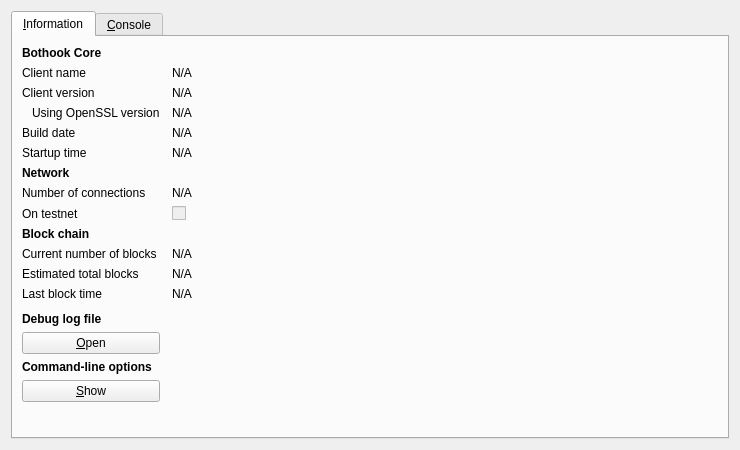
<?xml version="1.0" encoding="UTF-8"?>
<ui version="4.0">
 <class>RPCConsole</class>
 <widget class="QDialog" name="RPCConsole">
  <property name="geometry">
   <rect>
    <x>0</x>
    <y>0</y>
    <width>740</width>
    <height>450</height>
   </rect>
  </property>
  <property name="windowTitle">
   <string>Bothook - Debug window</string>
  </property>
  <layout class="QVBoxLayout" name="verticalLayout_2">
   <item>
    <widget class="QTabWidget" name="tabWidget">
     <property name="currentIndex">
      <number>0</number>
     </property>
     <widget class="QWidget" name="tab_info">
      <attribute name="title">
       <string>&amp;Information</string>
      </attribute>
      <layout class="QGridLayout" name="gridLayout" columnstretch="0,1">
       <property name="horizontalSpacing">
        <number>12</number>
       </property>
       <item row="0" column="0">
        <widget class="QLabel" name="label_9">
         <property name="font">
          <font>
           <weight>75</weight>
           <bold>true</bold>
          </font>
         </property>
         <property name="text">
          <string>Bothook Core</string>
         </property>
        </widget>
       </item>
       <item row="1" column="0">
        <widget class="QLabel" name="label_5">
         <property name="text">
          <string>Client name</string>
         </property>
        </widget>
       </item>
       <item row="1" column="1">
        <widget class="QLabel" name="clientName">
         <property name="cursor">
          <cursorShape>IBeamCursor</cursorShape>
         </property>
         <property name="text">
          <string>N/A</string>
         </property>
         <property name="textFormat">
          <enum>Qt::PlainText</enum>
         </property>
         <property name="textInteractionFlags">
          <set>Qt::LinksAccessibleByMouse|Qt::TextSelectableByKeyboard|Qt::TextSelectableByMouse</set>
         </property>
        </widget>
       </item>
       <item row="2" column="0">
        <widget class="QLabel" name="label_6">
         <property name="text">
          <string>Client version</string>
         </property>
        </widget>
       </item>
       <item row="2" column="1">
        <widget class="QLabel" name="clientVersion">
         <property name="cursor">
          <cursorShape>IBeamCursor</cursorShape>
         </property>
         <property name="text">
          <string>N/A</string>
         </property>
         <property name="textFormat">
          <enum>Qt::PlainText</enum>
         </property>
         <property name="textInteractionFlags">
          <set>Qt::LinksAccessibleByMouse|Qt::TextSelectableByKeyboard|Qt::TextSelectableByMouse</set>
         </property>
        </widget>
       </item>
       <item row="3" column="0">
        <widget class="QLabel" name="label_14">
         <property name="text">
          <string>Using OpenSSL version</string>
         </property>
         <property name="indent">
          <number>10</number>
         </property>
        </widget>
       </item>
       <item row="3" column="1">
        <widget class="QLabel" name="openSSLVersion">
         <property name="cursor">
          <cursorShape>IBeamCursor</cursorShape>
         </property>
         <property name="text">
          <string>N/A</string>
         </property>
         <property name="textFormat">
          <enum>Qt::PlainText</enum>
         </property>
         <property name="textInteractionFlags">
          <set>Qt::LinksAccessibleByMouse|Qt::TextSelectableByKeyboard|Qt::TextSelectableByMouse</set>
         </property>
        </widget>
       </item>
       <item row="4" column="0">
        <widget class="QLabel" name="label_12">
         <property name="text">
          <string>Build date</string>
         </property>
        </widget>
       </item>
       <item row="4" column="1">
        <widget class="QLabel" name="buildDate">
         <property name="cursor">
          <cursorShape>IBeamCursor</cursorShape>
         </property>
         <property name="text">
          <string>N/A</string>
         </property>
         <property name="textFormat">
          <enum>Qt::PlainText</enum>
         </property>
         <property name="textInteractionFlags">
          <set>Qt::LinksAccessibleByMouse|Qt::TextSelectableByKeyboard|Qt::TextSelectableByMouse</set>
         </property>
        </widget>
       </item>
       <item row="5" column="0">
        <widget class="QLabel" name="label_13">
         <property name="text">
          <string>Startup time</string>
         </property>
        </widget>
       </item>
       <item row="5" column="1">
        <widget class="QLabel" name="startupTime">
         <property name="cursor">
          <cursorShape>IBeamCursor</cursorShape>
         </property>
         <property name="text">
          <string>N/A</string>
         </property>
         <property name="textFormat">
          <enum>Qt::PlainText</enum>
         </property>
         <property name="textInteractionFlags">
          <set>Qt::LinksAccessibleByMouse|Qt::TextSelectableByKeyboard|Qt::TextSelectableByMouse</set>
         </property>
        </widget>
       </item>
       <item row="6" column="0">
        <widget class="QLabel" name="label_11">
         <property name="font">
          <font>
           <weight>75</weight>
           <bold>true</bold>
          </font>
         </property>
         <property name="text">
          <string>Network</string>
         </property>
        </widget>
       </item>
       <item row="7" column="0">
        <widget class="QLabel" name="label_7">
         <property name="text">
          <string>Number of connections</string>
         </property>
        </widget>
       </item>
       <item row="7" column="1">
        <widget class="QLabel" name="numberOfConnections">
         <property name="cursor">
          <cursorShape>IBeamCursor</cursorShape>
         </property>
         <property name="text">
          <string>N/A</string>
         </property>
         <property name="textFormat">
          <enum>Qt::PlainText</enum>
         </property>
         <property name="textInteractionFlags">
          <set>Qt::LinksAccessibleByMouse|Qt::TextSelectableByKeyboard|Qt::TextSelectableByMouse</set>
         </property>
        </widget>
       </item>
       <item row="8" column="0">
        <widget class="QLabel" name="label_8">
         <property name="text">
          <string>On testnet</string>
         </property>
        </widget>
       </item>
       <item row="8" column="1">
        <widget class="QCheckBox" name="isTestNet">
         <property name="enabled">
          <bool>false</bool>
         </property>
         <property name="text">
          <string/>
         </property>
        </widget>
       </item>
       <item row="9" column="0">
        <widget class="QLabel" name="label_10">
         <property name="font">
          <font>
           <weight>75</weight>
           <bold>true</bold>
          </font>
         </property>
         <property name="text">
          <string>Block chain</string>
         </property>
        </widget>
       </item>
       <item row="10" column="0">
        <widget class="QLabel" name="label_3">
         <property name="text">
          <string>Current number of blocks</string>
         </property>
        </widget>
       </item>
       <item row="10" column="1">
        <widget class="QLabel" name="numberOfBlocks">
         <property name="cursor">
          <cursorShape>IBeamCursor</cursorShape>
         </property>
         <property name="text">
          <string>N/A</string>
         </property>
         <property name="textFormat">
          <enum>Qt::PlainText</enum>
         </property>
         <property name="textInteractionFlags">
          <set>Qt::LinksAccessibleByMouse|Qt::TextSelectableByKeyboard|Qt::TextSelectableByMouse</set>
         </property>
        </widget>
       </item>
       <item row="11" column="0">
        <widget class="QLabel" name="label_4">
         <property name="text">
          <string>Estimated total blocks</string>
         </property>
        </widget>
       </item>
       <item row="11" column="1">
        <widget class="QLabel" name="totalBlocks">
         <property name="cursor">
          <cursorShape>IBeamCursor</cursorShape>
         </property>
         <property name="text">
          <string>N/A</string>
         </property>
         <property name="textFormat">
          <enum>Qt::PlainText</enum>
         </property>
         <property name="textInteractionFlags">
          <set>Qt::LinksAccessibleByMouse|Qt::TextSelectableByKeyboard|Qt::TextSelectableByMouse</set>
         </property>
        </widget>
       </item>
       <item row="12" column="0">
        <widget class="QLabel" name="label_2">
         <property name="text">
          <string>Last block time</string>
         </property>
        </widget>
       </item>
       <item row="12" column="1">
        <widget class="QLabel" name="lastBlockTime">
         <property name="cursor">
          <cursorShape>IBeamCursor</cursorShape>
         </property>
         <property name="text">
          <string>N/A</string>
         </property>
         <property name="textFormat">
          <enum>Qt::PlainText</enum>
         </property>
         <property name="textInteractionFlags">
          <set>Qt::LinksAccessibleByMouse|Qt::TextSelectableByKeyboard|Qt::TextSelectableByMouse</set>
         </property>
        </widget>
       </item>
       <item row="13" column="0">
        <spacer name="verticalSpacer_2">
         <property name="orientation">
          <enum>Qt::Vertical</enum>
         </property>
         <property name="sizeHint" stdset="0">
          <size>
           <width>20</width>
           <height>20</height>
          </size>
         </property>
        </spacer>
       </item>
       <item row="14" column="0">
        <widget class="QLabel" name="labelDebugLogfile">
         <property name="font">
          <font>
           <weight>75</weight>
           <bold>true</bold>
          </font>
         </property>
         <property name="text">
          <string>Debug log file</string>
         </property>
        </widget>
       </item>
       <item row="15" column="0">
        <widget class="QPushButton" name="openDebugLogfileButton">
         <property name="toolTip">
          <string>Open the Bothook debug log file from the current data directory. This can take a few seconds for large log files.</string>
         </property>
         <property name="text">
          <string>&amp;Open</string>
         </property>
         <property name="autoDefault">
          <bool>false</bool>
         </property>
        </widget>
       </item>
       <item row="16" column="0">
        <widget class="QLabel" name="labelCLOptions">
         <property name="font">
          <font>
           <weight>75</weight>
           <bold>true</bold>
          </font>
         </property>
         <property name="text">
          <string>Command-line options</string>
         </property>
        </widget>
       </item>
       <item row="17" column="0">
        <widget class="QPushButton" name="showCLOptionsButton">
         <property name="toolTip">
          <string>Show the Bothook-Qt help message to get a list with possible Bothook command-line options.</string>
         </property>
         <property name="text">
          <string>&amp;Show</string>
         </property>
         <property name="autoDefault">
          <bool>false</bool>
         </property>
        </widget>
       </item>
       <item row="18" column="0">
        <spacer name="verticalSpacer">
         <property name="orientation">
          <enum>Qt::Vertical</enum>
         </property>
         <property name="sizeHint" stdset="0">
          <size>
           <width>20</width>
           <height>40</height>
          </size>
         </property>
        </spacer>
       </item>
      </layout>
     </widget>
     <widget class="QWidget" name="tab_console">
      <attribute name="title">
       <string>&amp;Console</string>
      </attribute>
      <layout class="QVBoxLayout" name="verticalLayout_3">
       <property name="spacing">
        <number>3</number>
       </property>
       <item>
        <widget class="QTextEdit" name="messagesWidget">
         <property name="minimumSize">
          <size>
           <width>0</width>
           <height>100</height>
          </size>
         </property>
         <property name="readOnly">
          <bool>true</bool>
         </property>
         <property name="tabKeyNavigation" stdset="0">
          <bool>false</bool>
         </property>
         <property name="columnCount" stdset="0">
          <number>2</number>
         </property>
        </widget>
       </item>
       <item>
        <layout class="QHBoxLayout" name="horizontalLayout">
         <property name="spacing">
          <number>3</number>
         </property>
         <item>
          <widget class="QLabel" name="label">
           <property name="text">
            <string notr="true">&gt;</string>
           </property>
          </widget>
         </item>
         <item>
          <widget class="QLineEdit" name="lineEdit"/>
         </item>
         <item>
          <widget class="QPushButton" name="clearButton">
           <property name="maximumSize">
            <size>
             <width>24</width>
             <height>24</height>
            </size>
           </property>
           <property name="toolTip">
            <string>Clear console</string>
           </property>
           <property name="text">
            <string/>
           </property>
           <property name="icon">
            <iconset resource="../bitcoin.qrc">
             <normaloff>:/icons/remove</normaloff>:/icons/remove</iconset>
           </property>
           <property name="shortcut">
            <string notr="true">Ctrl+L</string>
           </property>
           <property name="autoDefault">
            <bool>false</bool>
           </property>
          </widget>
         </item>
        </layout>
       </item>
      </layout>
     </widget>
    </widget>
   </item>
  </layout>
 </widget>
 <resources>
  <include location="../bitcoin.qrc"/>
 </resources>
 <connections/>
</ui>
